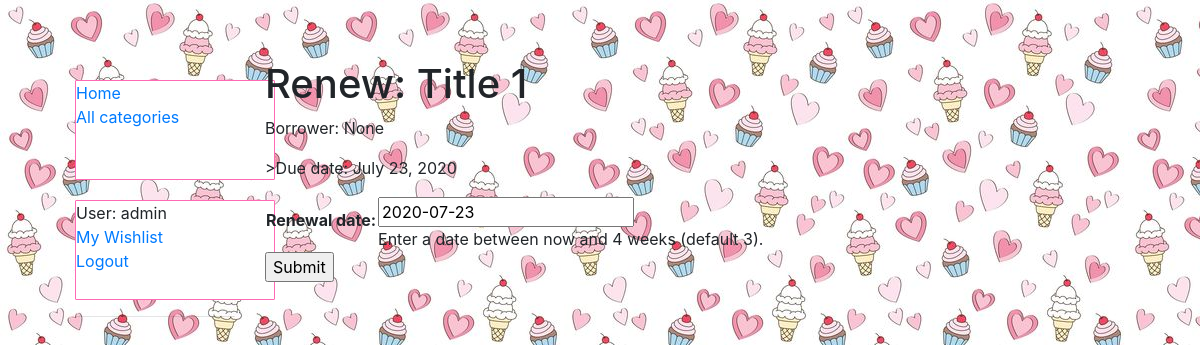
Page /catalog/book/03803bcf-b723-4436-8650-871a514923d3/renew/ (signed in) on the committed database.
### catalog/models.py (models this page shows, shortened)
class BookInstance(models.Model):
    id = models.UUIDField(primary_key=True, default=uuid.uuid4,
                          help_text="Unique ID for this particular book across whole library")
    book = models.ForeignKey('Book', on_delete=models.SET_NULL, null=True)
    imprint = models.CharField(max_length=200)
    due_back = models.DateField(null=True, blank=True)
    borrower = models.ForeignKey(User, on_delete=models.SET_NULL, null=True, blank=True)
    @property
    def is_overdue(self):
        if self.due_back and date.today() > self.due_back:
            return True
        return False
    LOAN_STATUS = (
        ('d', 'Maintenance'),
        ('o', 'On loan'),
        ('a', 'Available'),
        ('r', 'Reserved'),
    )
    status = models.CharField(
        max_length=1,
        choices=LOAN_STATUS,
        blank=True,
        default='d',
        help_text='Book availability')
    class Meta:
        ordering = ['due_back']
        permissions = (("can_mark_returned", "Set book as returned"),)

class Book(models.Model):
    title = models.CharField(max_length=200)
    author = models.ForeignKey('Author', on_delete=models.SET_NULL, null=True)
    summary = models.TextField(max_length=1000, help_text="Enter a brief description of the book")
    isbn = models.CharField('ISBN', max_length=13,
                            help_text='13 Character <a href="https://www.isbn-international.org/content/what-isbn'
                                      '">ISBN number</a>')
    genre = models.ManyToManyField(Genre, help_text="Select a genre for this book")
    language = models.ForeignKey('Language', on_delete=models.SET_NULL, null=True)
    def display_genre(self):
        """Creates a string for the Genre. This is required to display genre in Admin."""
        return ', '.join([genre.name for genre in self.genre.all()[:3]])
    display_genre.short_description = 'Genre'

### catalog/views.py (the view)
# urls.py: path('book/<uuid:pk>/renew/', views.renew_book_librarian, name='renew-book-librarian'),
@permission_required('catalog.can_mark_returned')
def renew_book_librarian(request, pk):
    book_instance = get_object_or_404(BookInstance, pk=pk)
    if request.method == 'POST':
        form = RenewBookForm(request.POST)
        if form.is_valid():
            book_instance.due_back = form.cleaned_data['renewal_date']
            book_instance.save()
            return HttpResponseRedirect(reverse('all-borrowed'))
    else:
        proposed_renewal_date = datetime.date.today() + datetime.timedelta(weeks=3)
        form = RenewBookForm(initial={'renewal_date': proposed_renewal_date})
    context = {
        'form': form,
        'book_instance': book_instance,
    }
    return render(request, 'catalog/book_renew_librarian.html', context)

### catalog/forms.py (shortened to what this page needs)
class RenewBookForm(forms.Form):
    renewal_date = forms.DateField(
            help_text="Enter a date between now and 4 weeks (default 3).")

### catalog/templates/catalog/book_renew_librarian.html (shortened to what this page needs)
{% extends "base_generic.html" %}
{% block content %}
    <h1>Renew: {{book_instance.book.title}}</h1>
    <p>Borrower: {{book_instance.borrower}}</p>
    <p>{% if book_instance.is_overdue %} class="text-danger"{% endif %}>Due date: {{book_instance.due_back}}</p>
    <form action="" method="post">
        <table>
        {{ form.as_table }}
        </table>
        <input type="submit" value="Submit" />
    </form>
{% endblock %}

### catalog/templates/base_generic.html (shortened to what this page needs)
<!DOCTYPE html>
<html lang="en">
<head>
  <link rel="stylesheet" href="https://stackpath.bootstrapcdn.com/bootstrap/4.1.3/css/bootstrap.min.css">
  {% load static %}
  <link rel="stylesheet" href="{% static 'css/styles.css' %}">
</head>
<body>
<div class="container-fluid">
<div class="row">
  <div class="col-sm-2">
  {% block sidebar %}
  <ul class="sidebar-nav">
    <li><a href="{% url 'index' %}">Home</a></li>
       <li><a href="{% url 'categories' %}">All categories</a></li>
  </ul>
  <ul class="sidebar-nav">
   {% if user.is_authenticated %}
     <li>User: {{ user.get_username }}</li>
       <li><a href="{% url 'wishlists' %}">My Wishlist</a></li>
     <li><a href="{% url 'logout'%}?next={{request.path}}">Logout</a></li>
   {% else %}
     <li><a href="{% url 'login'%}?next={{request.path}}">Login</a></li>
   {% endif %}
  </ul>
   {% if user.is_staff %}
   <hr />
    {% endif %}
{% endblock %}
  </div>
  <div class="col-sm-10 ">
  {% block content %}{% endblock %}
  </div>
</div>
</div>
</body>
</html>

### catalog/static/css/styles.css (style rules this page uses)
.sidebar-nav { margin-top: 20px; padding: 0; list-style: none; background-color: white; width:200px; height: 100px; border: 1px solid hotpink; border-radius: 1px ; position: sticky; }
body { background-color: aqua; background-image: url("../images/candies.jpg"); margin-top: 5%; margin-left: 5%; }

### rows in the picture
BookInstance: book "Title 1", borrower "None", due_back "July 23, 2020"

### other values in the picture
{{ user.get_username }} "admin"
